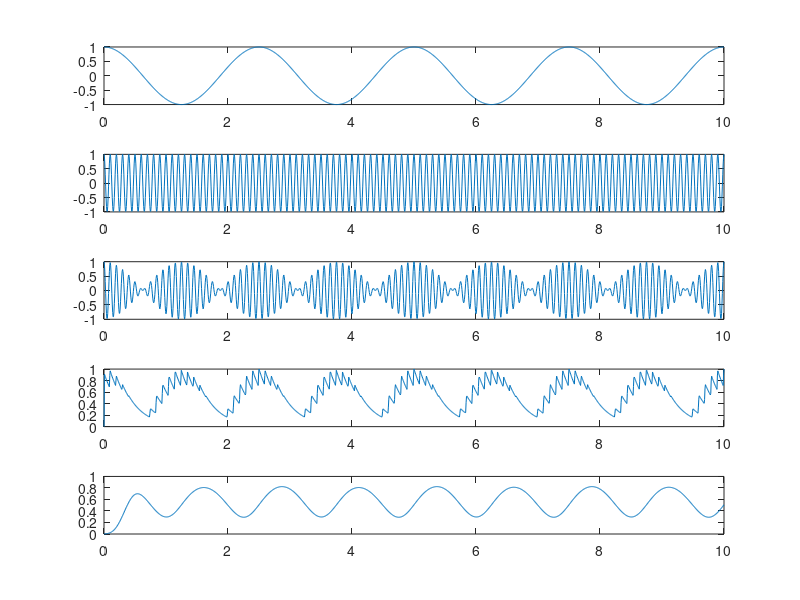

MATLAB code to generate this figure:
clc;
clear all;
close all;
fs = 150;
fc = 10;
fm = .4;
t = 0:1/fs:10;
m = cos(2*pi*fm*t);
c = cos(2*pi*fc*t);
y = ammod(m,fc,fs);
subplot(5,1,1);
plot(t,m);
subplot(5,1,2);
plot(t,c);
subplot(5,1,3);
plot(t,y);
Vd(1) = 0;
for i=2:length(y)
    if y(i) > Vd(i-1)
        Vd(i) = y(i);
    else
        Vd(i) = Vd(i-1) - 0.023*Vd(i-1)
    end
end

h = fir1(100,0.0125,"low");
foutputc = filter(h,1,Vd);
subplot(5,1,4);
plot(t,Vd);



subplot(5,1,5);
plot(t,foutputc);






















